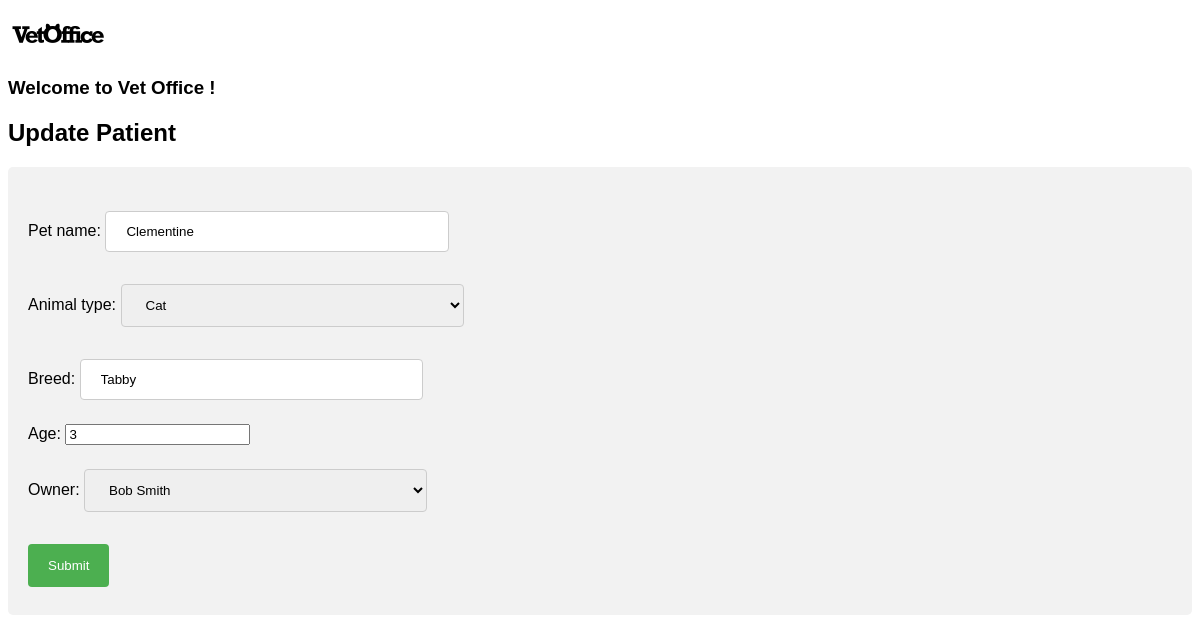
/patient/update/1 (signed in), run on the app's committed database.
### vetoffice/models.py (models this page shows, shortened)
class Patient(models.Model):
    DOG = 'DO'
    CAT = 'CA'
    BIRD = 'BI'
    REPTILE = 'RE'
    OTHER = 'OT'
    ANIMAL_TYPE_CHOICES = [
        (DOG, 'Dog'),
        (CAT, 'Cat'),
        (BIRD, 'Bird'),
        (REPTILE, 'Reptile'),
        (OTHER, 'Other'),
    ]
    animal_type = models.CharField(max_length=2, choices=ANIMAL_TYPE_CHOICES, default=OTHER)
    breed = models.CharField(max_length=200)
    pet_name = models.CharField(max_length=30)
    age = models.IntegerField(default=0)
    owner = models.ForeignKey(Owner, on_delete=models.CASCADE)

### vetoffice/views.py (the view)
# urls.py: path('patient/update/<pk>', views.PatientUpdate.as_view(), name="patientupdate"),
class PatientUpdate(LoginRequiredMixin, UpdateView):
   model = Patient
   template_name = 'vetoffice/patient_update_form.html'
   form_class = PatientUpdateForm

### vetoffice/forms.py
class PatientUpdateForm(forms.ModelForm):
    class Meta:
        model = Patient
        fields = ('pet_name', 'animal_type', 'breed', 'age', 'owner')

### vetoffice/models.py (called while the page is built)
    def __str__(self):
        return self.first_name + " " + self.last_name

### vetoffice/templates/vetoffice/patient_update_form.html
{% extends './base.html' %}
{% block content %}
<h2>Update Patient</h2>
<form method="post">
<div>
  {% csrf_token %} {{ form.as_p }}
  <input type="submit" value="Submit" />
</div>
</form>
{% endblock %}

### vetoffice/templates/vetoffice/base.html (style rules this page uses)
body { font-family: Arial, Helvetica, sans-serif; }
input[type=text], input[type=password], select { width: 30%; padding: 12px 20px; margin: 8px 0; display: inline-block; border: 1px solid #ccc; border-radius: 4px; box-sizing: border-box; }
button, input[type=submit] { background-color: #4CAF50; color: white; padding: 14px 20px; margin: 8px 0; border: none; border-radius: 4px; cursor: pointer; }
div { border-radius: 5px; background-color: #f2f2f2; padding: 20px; }

### data on the page
Patient: pet_name "Clementine", animal_type "Cat", breed "Tabby", age "3", owner "Bob Smith"
